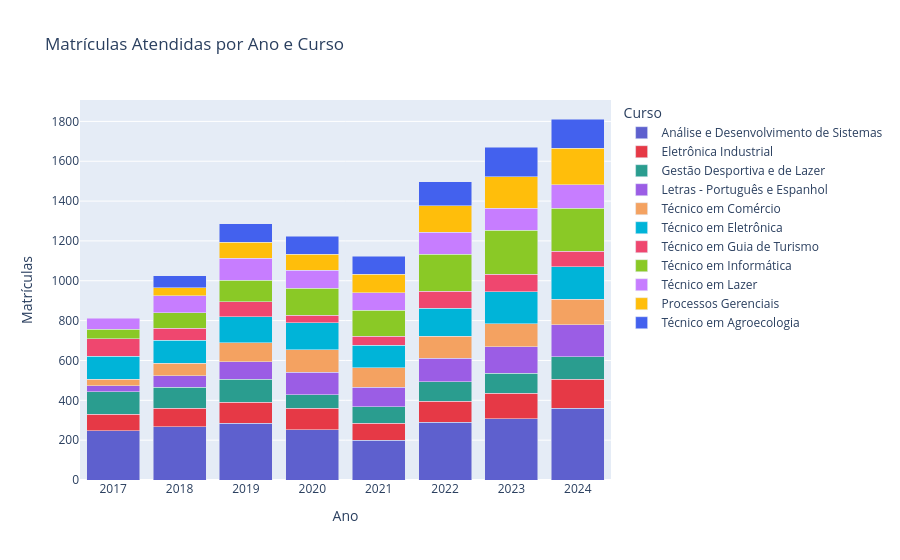

The code cell stored with this chart in its notebook:
### Code cell
fig_g4 = px.bar(
    mat_curso_ano,
    x="Ano",
    y="Qtd",
    color="Nome de Curso",
    color_discrete_map=CORES_CURSO,
    barmode="stack",
    title="Matrículas Atendidas por Ano e Curso",
    labels={"Qtd": "Matrículas", "Nome de Curso": "Curso"},
)
fig_g4.update_xaxes(tickmode="linear", dtick=1)

fig_g4.show()

### Figure 1 — Plotly figure (JSON) as saved in the notebook; plotly's stock layout.template omitted (floating-point values rounded to 4 significant figures)
{"data": [{"hovertemplate": "Curso=Análise e Desenvolvimento de Sistemas<br>Ano=%{x}<br>Matrículas=%{y}<extra></extra>", "legendgroup": "Análise e Desenvolvimento de Sistemas", "marker": {"color": "#5E60CE", "pattern": {"shape": ""}}, "name": "Análise e Desenvolvimento de Sistemas", "orientation": "v", "showlegend": true, "textposition": "auto", "type": "bar", "x": [2017, 2018, 2019, 2020, 2021, 2022, 2023, 2024], "xaxis": "x", "y": [247, 267, 285, 252, 200, 291, 308, 359], "yaxis": "y"}, {"hovertemplate": "Curso=Eletrônica Industrial<br>Ano=%{x}<br>Matrículas=%{y}<extra></extra>", "legendgroup": "Eletrônica Industrial", "marker": {"color": "#E63946", "pattern": {"shape": ""}}, "name": "Eletrônica Industrial", "orientation": "v", "showlegend": true, "textposition": "auto", "type": "bar", "x": [2017, 2018, 2019, 2020, 2021, 2022, 2023, 2024], "xaxis": "x", "y": [84, 93, 105, 109, 84, 105, 127, 147], "yaxis": "y"}, {"hovertemplate": "Curso=Gestão Desportiva e de Lazer<br>Ano=%{x}<br>Matrículas=%{y}<extra></extra>", "legendgroup": "Gestão Desportiva e de Lazer", "marker": {"color": "#2A9D8F", "pattern": {"shape": ""}}, "name": "Gestão Desportiva e de Lazer", "orientation": "v", "showlegend": true, "textposition": "auto", "type": "bar", "x": [2017, 2018, 2019, 2020, 2021, 2022, 2023, 2024], "xaxis": "x", "y": [112, 106, 115, 68, 84, 97, 102, 113], "yaxis": "y"}, {"hovertemplate": "Curso=Letras - Português e Espanhol<br>Ano=%{x}<br>Matrículas=%{y}<extra></extra>", "legendgroup": "Letras - Português e Espanhol", "marker": {"color": "#9B5DE5", "pattern": {"shape": ""}}, "name": "Letras - Português e Espanhol", "orientation": "v", "showlegend": true, "textposition": "auto", "type": "bar", "x": [2017, 2018, 2019, 2020, 2021, 2022, 2023, 2024], "xaxis": "x", "y": [30, 58, 89, 111, 97, 119, 132, 161], "yaxis": "y"}, {"hovertemplate": "Curso=Técnico em Comércio<br>Ano=%{x}<br>Matrículas=%{y}<extra></extra>", "legendgroup": "Técnico em Comércio", "marker": {"color": "#F4A261", "pattern": {"shape": ""}}, "name": "Técnico em Comércio", "orientation": "v", "showlegend": true, "textposition": "auto", "type": "bar", "x": [2017, 2018, 2019, 2020, 2021, 2022, 2023, 2024], "xaxis": "x", "y": [33, 63, 94, 113, 99, 109, 116, 127], "yaxis": "y"}, {"hovertemplate": "Curso=Técnico em Eletrônica<br>Ano=%{x}<br>Matrículas=%{y}<extra></extra>", "legendgroup": "Técnico em Eletrônica", "marker": {"color": "#00B4D8", "pattern": {"shape": ""}}, "name": "Técnico em Eletrônica", "orientation": "v", "showlegend": true, "textposition": "auto", "type": "bar", "x": [2017, 2018, 2019, 2020, 2021, 2022, 2023, 2024], "xaxis": "x", "y": [115, 115, 131, 137, 112, 142, 159, 164], "yaxis": "y"}, {"hovertemplate": "Curso=Técnico em Guia de Turismo<br>Ano=%{x}<br>Matrículas=%{y}<extra></extra>", "legendgroup": "Técnico em Guia de Turismo", "marker": {"color": "#EF476F", "pattern": {"shape": ""}}, "name": "Técnico em Guia de Turismo", "orientation": "v", "showlegend": true, "textposition": "auto", "type": "bar", "x": [2017, 2018, 2019, 2020, 2021, 2022, 2023, 2024], "xaxis": "x", "y": [87, 59, 76, 37, 45, 85, 88, 77], "yaxis": "y"}, {"hovertemplate": "Curso=Técnico em Informática<br>Ano=%{x}<br>Matrículas=%{y}<extra></extra>", "legendgroup": "Técnico em Informática", "marker": {"color": "#8AC926", "pattern": {"shape": ""}}, "name": "Técnico em Informática", "orientation": "v", "showlegend": true, "textposition": "auto", "type": "bar", "x": [2017, 2018, 2019, 2020, 2021, 2022, 2023, 2024], "xaxis": "x", "y": [48, 79, 108, 135, 132, 185, 221, 217], "yaxis": "y"}, {"hovertemplate": "Curso=Técnico em Lazer<br>Ano=%{x}<br>Matrículas=%{y}<extra></extra>", "legendgroup": "Técnico em Lazer", "marker": {"color": "#C77DFF", "pattern": {"shape": ""}}, "name": "Técnico em Lazer", "orientation": "v", "showlegend": true, "textposition": "auto", "type": "bar", "x": [2017, 2018, 2019, 2020, 2021, 2022, 2023, 2024], "xaxis": "x", "y": [55, 85, 110, 92, 88, 110, 112, 117], "yaxis": "y"}, {"hovertemplate": "Curso=Processos Gerenciais<br>Ano=%{x}<br>Matrículas=%{y}<extra></extra>", "legendgroup": "Processos Gerenciais", "marker": {"color": "#FFBE0B", "pattern": {"shape": ""}}, "name": "Processos Gerenciais", "orientation": "v", "showlegend": true, "textposition": "auto", "type": "bar", "x": [2018, 2019, 2020, 2021, 2022, 2023, 2024], "xaxis": "x", "y": [40, 80, 78, 92, 133, 157, 184], "yaxis": "y"}, {"hovertemplate": "Curso=Técnico em Agroecologia<br>Ano=%{x}<br>Matrículas=%{y}<extra></extra>", "legendgroup": "Técnico em Agroecologia", "marker": {"color": "#4361EE", "pattern": {"shape": ""}}, "name": "Técnico em Agroecologia", "orientation": "v", "showlegend": true, "textposition": "auto", "type": "bar", "x": [2018, 2019, 2020, 2021, 2022, 2023, 2024], "xaxis": "x", "y": [61, 92, 91, 89, 121, 147, 146], "yaxis": "y"}], "layout": {"barmode": "stack", "legend": {"title": {"text": "Curso"}, "tracegroupgap": 0}, "title": {"text": "Matrículas Atendidas por Ano e Curso"}, "xaxis": {"anchor": "y", "domain": [0, 1], "dtick": 1, "tickmode": "linear", "title": {"text": "Ano"}}, "yaxis": {"anchor": "x", "domain": [0, 1], "title": {"text": "Matrículas"}}}}
